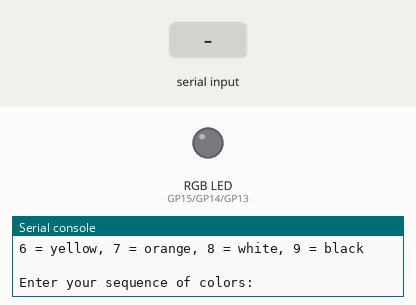
Bench run of a program on a simulated Raspberry Pi Pico running MicroPython. Parts: an RGB LED mixed from three pins (HIGH = lit), the last lines printed to the serial console. The inputs (shaded band) are chosen by the test bench.

Above: at 1.2 s.
1.3 s: "5" typed at the serial console, then Enter
At 2.6 s:
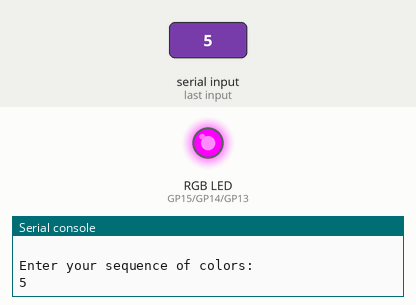
4.3 s: "1" typed at the serial console, then Enter
At 4.9 s:
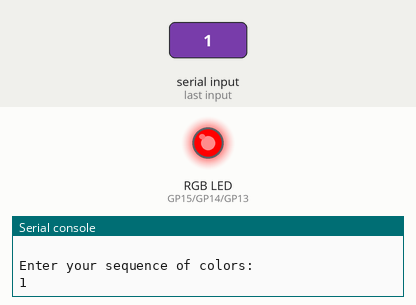
Timing chart, 0 to 7.8 s (numbered marks = the images above; inputs shaded):
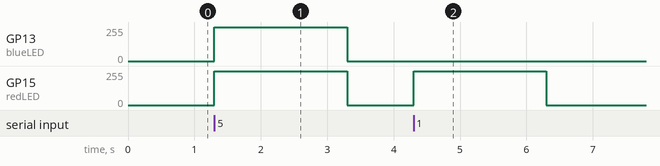

Measured:
- after the input at 1.3 s, GP13 (blueLED), GP15 (redLED): 0/255 → 254/255 at once, → 0/255 2.0 s later
- after the input at 4.3 s, GP15 (redLED): 0/255 → 254/255 at once, → 0/255 2.0 s later

The program:

Lesson15_basic.py
```python
# Program for Lesson 15 - Basic solution to HW
# RGB LED - show a sequence of colors selected by user
# using one RGB LED
#
# McWhorter Pico W Course
# Lori Pfahler
# April 2023

# import modules
from machine import Pin, PWM
from utime import sleep

# Setup for RGB LED
redLED = PWM(Pin(15))
redLED.freq(1000)
redLED.duty_u16(0)
greenLED = PWM(Pin(14))
greenLED.freq(1000)
greenLED.duty_u16(0)
blueLED = PWM(Pin(13))
blueLED.freq(1000)
blueLED.duty_u16(0)

# create a dictionary to hold the RGB codes for the colors
colors = {
    1  : (255,   0,   0),
    2  : (  0, 255,   0),
    3  : (  0,   0, 255),
    4  : (  0, 255, 255),
    5  : (255,   0, 255),
    6  : (255, 150,   0),
    7  : (255,  20,   0),
    8  : (255, 255, 255),
    9  : (  0,   0,   0)
    }

try:
    while True:
        # Explain to user how to enter the color sequence
        print('Enter a sequence of colors using the assigned number for the color')
        print('separated by a space  e.g. 2 6 8 \n')
        print('1 =red, 2 = green, 3 = blue, 4 = cyan, 5 = magenta')
        print('6 = yellow, 7 = orange, 8 = white, 9 = black \n')
        # figured out this code from stackoverflow.com
        # userColors = [int(x) for x in input('Enter your sequence of colors: ').split()]
        # read in numbers to a list
        colorString = input('Enter your sequence of colors: ')
        colorString = colorString.split()
        userColors = []
        for i in range(0, len(colorString)):
            userColors = userColors + [int(colorString[i])]
        # loop through the requested sequence of colors
        for i in userColors:
            colorRGB = colors.get(i)
            # light the RGB LEDs - use <<8 to convert to 0-255 to 0-65535 range
            redLED.duty_u16(colorRGB[0]<<8)
            greenLED.duty_u16(colorRGB[1]<<8)
            blueLED.duty_u16(colorRGB[2]<<8)
            sleep (2)

        # turn all off
        redLED.duty_u16(0)
        greenLED.duty_u16(0)
        blueLED.duty_u16(0)

except KeyboardInterrupt:
    # turn all off
    redLED.duty_u16(0)
    greenLED.duty_u16(0)
    blueLED.duty_u16(0)
```
